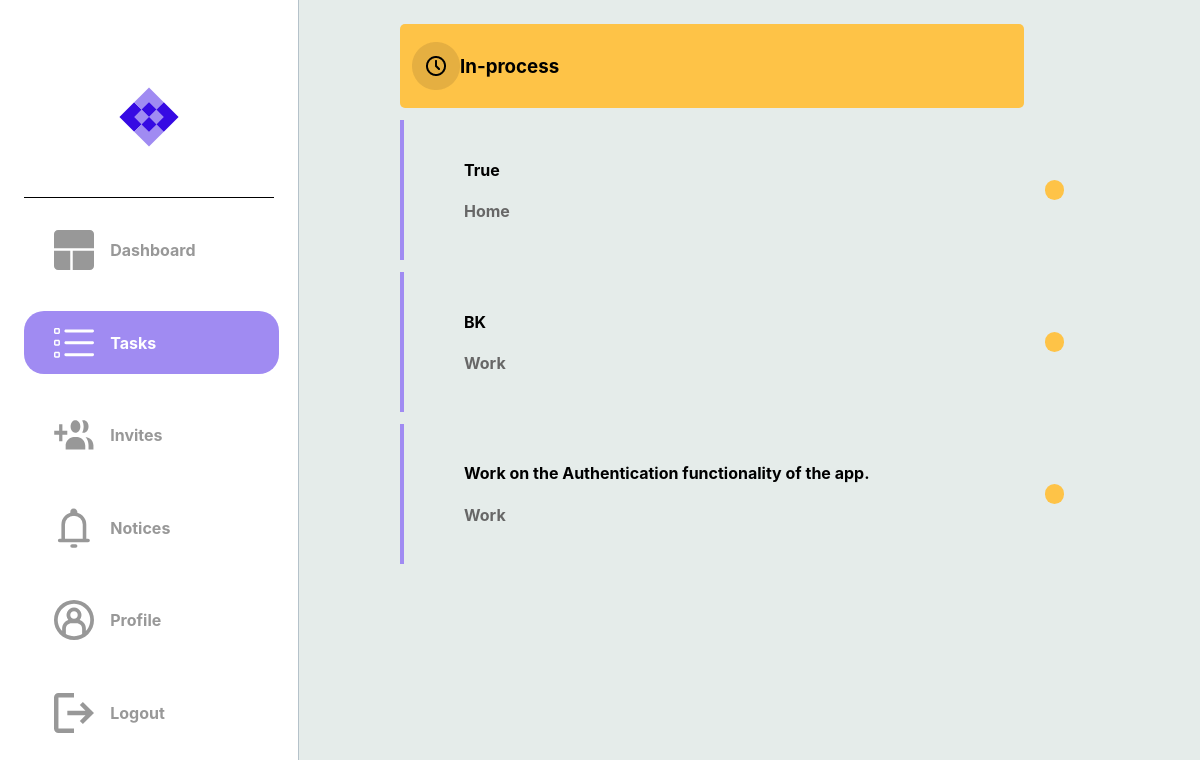
Screenshot of /in_process_tasks (signed in) with the database file from the repository.
### dotask/models.py (models this page shows)
class Task(db.Model):
    __tablename__ = "task"
    id = db.Column(db.Integer, primary_key=True)
    title = db.Column(db.String(100), nullable=False)
    description = db.Column(db.String(400), nullable=False)
    due_date = db.Column(db.Date, nullable=False)
    status = db.Column(Enum(TaskStatus))
    tag = db.Column(Enum(TaskTag))
    users = relationship('User', secondary=user_task,
    backref='tasks')

### dotask/routes.py (the view)
@app.route("/in_process_tasks")
@login_required
def hello_in_process_tasks():
    try:
        notices = current_user.notes
        tasks = current_user.tasks
        if tasks:
            return render_template("in_process_tasks.html", tasks=tasks, notices=notices)
        else:
            return render_template("in_process_tasks.html", notices=notices)
    except:
        return render_template("in_process_tasks.html", notices=notices)

### dotask/routes.py (called while the page is built)
@app.after_request
def after_request(response):
    response.headers["Cache-Control"] = "no-cache, no-store, must-revalidate"
    return response

@login_manager.user_loader
def load_user(user_id):
    return User.query.get(user_id)

### dotask/templates/in_process_tasks.html (shortened to what this page needs)
<!DOCTYPE html>
<html lang="en">
<head>
    {% extends "layout.html" %}
    {% block head %}
        <link rel="stylesheet" {% block css_tab_colour %} href="../static/css/tasks.css" {% endblock %}/>
    {% endblock %}
    {% block task_image_colour %}
        <a class="a2" href="{{ url_for('hello_tasks') }}">
        <div id="logos">
            <img class="imgs" src="../static/svg/tasks_active.svg">
            <h4 class="sidebar-text">Tasks</h4>
        </div>
        </a>
    {% endblock task_image_colour %}
    {% block categories %}
        <div class="cate-container-1">
            <img src="../static/images/in_process.png">
            <h3>In-process</h3>
        </div>
    {% endblock categories %}
    {% block tasks %}
            {% if tasks %}
                {% for task in tasks %}
                    {% if task.status.name == 'In_Progress' %}
                        <a href="{{ url_for('hello_each_task', task_id=task['id']) }}">
                            <div class="message-box">
                                <div class="message">
                                    <h4> {{ task['title'] }} </h4>
                                    <h4 style="color: #676767;"> {{ task.tag.name }} </h4>
                                </div>
                                <div class="message-dot {% if task.status.name == 'In_Progress' %}progress-task
                                    {% elif task.status.name == 'Completed' %}completed-task
                                    {% elif task.status.name == 'Cancelled' %}cancelled-task
                                    {% else %}unknown-task
                                    {% endif %}">
                                </div>
                            </div>
                        </a>
                    {% endif %}
                {% endfor %}
            {% else %}
                <div class="message-box">
                    <div class="message">
                        <h2>No Tasks Yet</h2>
                    </div>
                </div>
            {% endif %}
        {% endblock tasks %}

### dotask/static/css/layout.css (style rules this page uses)
@media (min-width: 768px) { body { margin: auto; padding-bottom: 10vh; background-color: #E5ECEA; display: flex; font-family: inter; } }
@media (min-width: 768px) { a { text-decoration: none; color: black; } }
@media (min-width: 768px) { .sidebar > div > a { width: 90%; text-decoration: none; } }
@media (min-width: 768px) { .sidebar > div > a > div { width: 100%; height: 10%; padding-left: 30px; margin: 5% auto; border-radius: 20px; } }
@media (min-width: 768px) { #logos { width: 100%; display: grid; grid-template-columns: 1fr 3fr; align-items: center; } }
@media (min-width: 768px) { .sidebar-text { color: #989898; font-size: 1rem; } }
@media (min-width: 768px) { .imgs { height: 40px; width: 40px; } }

### dotask/static/css/tasks.css (style rules this page uses)
@media (min-width: 768px) { .a2 > div { background-color: #A08BF2; width: 100%; height: 10%; padding-left: 30px; margin: 5% auto; border-radius: 20px; color: white; } }
@media (min-width: 768px) { .a2 > div > h4 { color: white; } }
@media (min-width: 768px) { .a2 > div > img { fill: #FFFFFF; } }
@media (min-width: 768px) { .message-box { width: 100%; display: flex; margin-top: 2%; padding-right: 10%; padding-left: 10%; padding-top: 3%; padding-bottom: 3%; border-left: 4px solid #A08BF2; display: flex; justify-content: center; align-items: center; } }
@media (min-width: 768px) { .message { width: 100%; border-radius: 5px; display: block; justify-content: center; align-items: center; } }
@media (min-width: 768px) { .message-dot { width: 20px; height: 20px; border-radius: 50px; } }
@media (min-width: 768px) { .progress-task { background-color: #FEC347; } }
@media (min-width: 768px) { .cate-container-1 { background-color: #FEC347; width: 100%; padding: 2%; border-radius: 5px; display: flex; justify-self: start; align-items: center; } }

### rows the page displays
Task: title "True", tag.name "Home"
Task: title "BK", tag.name "Work"
Task: title "Work on the Authentication functionality of the app.", tag.name "Work"
